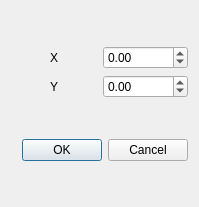
<?xml version="1.0" encoding="UTF-8"?>
<ui version="4.0">
 <class>APDialog</class>
 <widget class="QDialog" name="APDialog">
  <property name="geometry">
   <rect>
    <x>0</x>
    <y>0</y>
    <width>199</width>
    <height>207</height>
   </rect>
  </property>
  <property name="windowTitle">
   <string>Add a point</string>
  </property>
  <layout class="QVBoxLayout" name="verticalLayout">
   <item>
    <layout class="QGridLayout" name="gridLayout">
     <item row="0" column="1">
      <widget class="QDoubleSpinBox" name="doubleSpinBoxx">
       <property name="minimum">
        <double>-10000.000000000000000</double>
       </property>
       <property name="maximum">
        <double>10000.000000000000000</double>
       </property>
      </widget>
     </item>
     <item row="1" column="0">
      <widget class="QLabel" name="label_2">
       <property name="text">
        <string>Y</string>
       </property>
       <property name="alignment">
        <set>Qt::AlignCenter</set>
       </property>
      </widget>
     </item>
     <item row="0" column="0">
      <widget class="QLabel" name="label">
       <property name="text">
        <string>X</string>
       </property>
       <property name="alignment">
        <set>Qt::AlignCenter</set>
       </property>
      </widget>
     </item>
     <item row="1" column="1">
      <widget class="QDoubleSpinBox" name="doubleSpinBoxy">
       <property name="minimum">
        <double>-10000.000000000000000</double>
       </property>
       <property name="maximum">
        <double>10000.000000000000000</double>
       </property>
      </widget>
     </item>
    </layout>
   </item>
   <item>
    <widget class="QDialogButtonBox" name="buttonBox">
     <property name="orientation">
      <enum>Qt::Horizontal</enum>
     </property>
     <property name="standardButtons">
      <set>QDialogButtonBox::Cancel|QDialogButtonBox::Ok</set>
     </property>
    </widget>
   </item>
  </layout>
 </widget>
 <resources/>
 <connections>
  <connection>
   <sender>buttonBox</sender>
   <signal>accepted()</signal>
   <receiver>APDialog</receiver>
   <slot>accept()</slot>
   <hints>
    <hint type="sourcelabel">
     <x>248</x>
     <y>254</y>
    </hint>
    <hint type="destinationlabel">
     <x>157</x>
     <y>274</y>
    </hint>
   </hints>
  </connection>
  <connection>
   <sender>buttonBox</sender>
   <signal>rejected()</signal>
   <receiver>APDialog</receiver>
   <slot>reject()</slot>
   <hints>
    <hint type="sourcelabel">
     <x>316</x>
     <y>260</y>
    </hint>
    <hint type="destinationlabel">
     <x>286</x>
     <y>274</y>
    </hint>
   </hints>
  </connection>
 </connections>
</ui>
